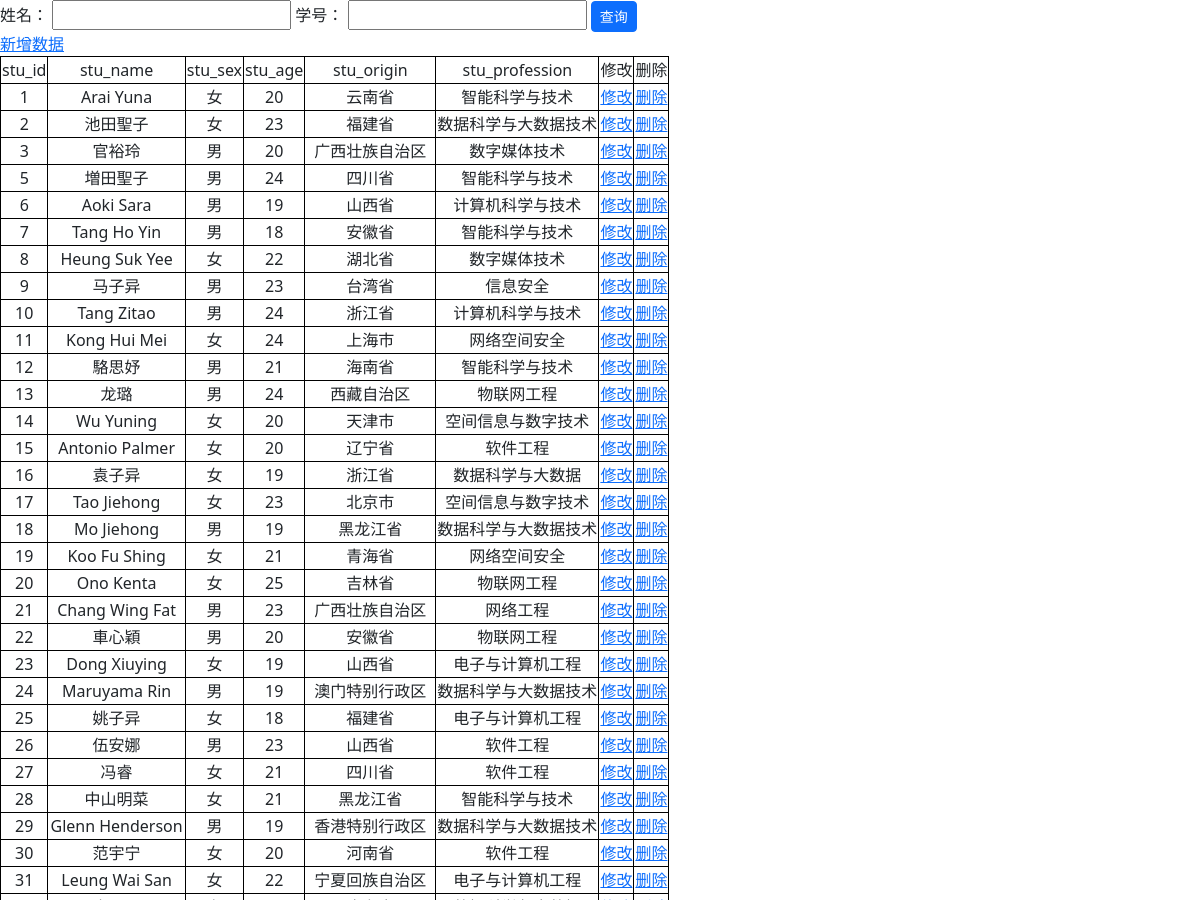
/ (signed in, upper part), run on an earlier commit of the app's database.
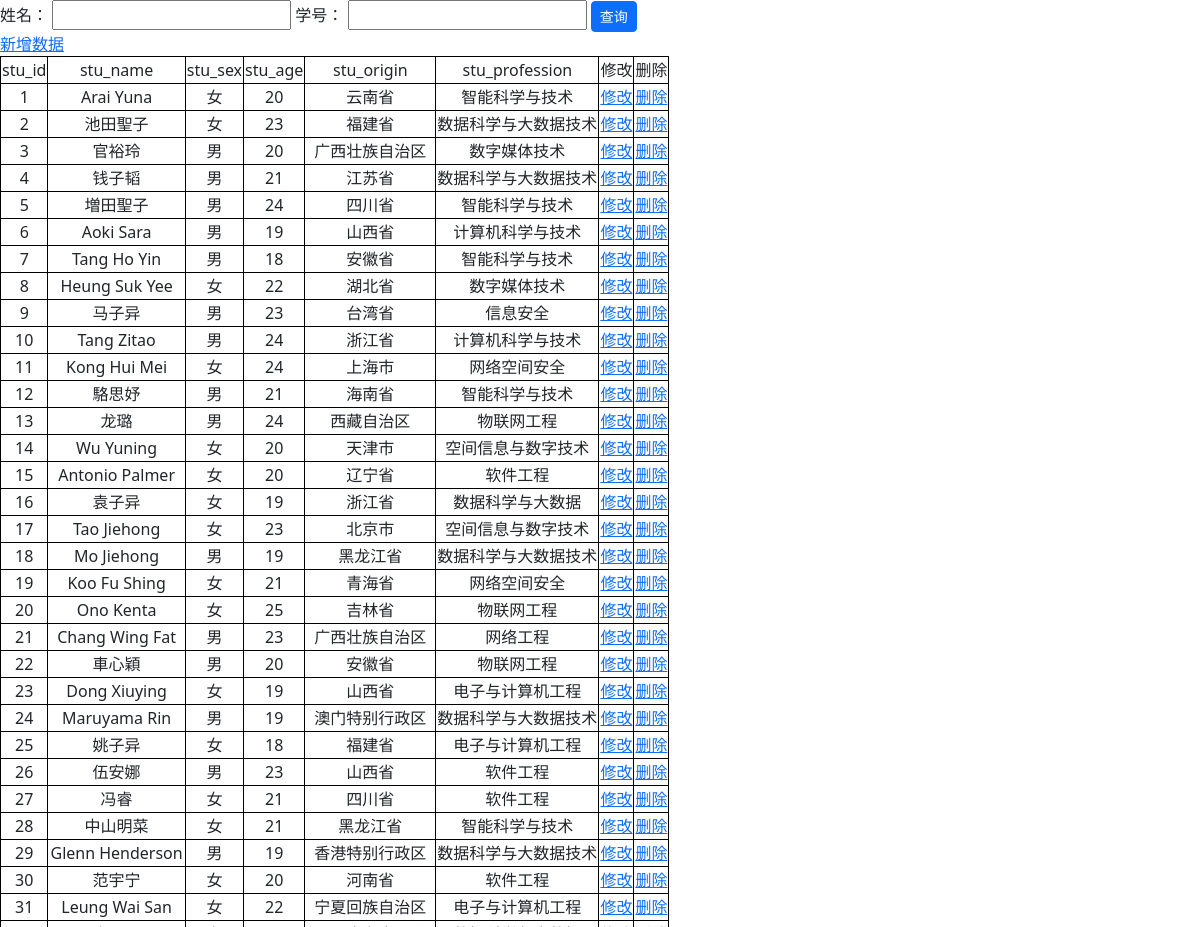
And on a later commit of the database.
### tables this page shows
CREATE TABLE student_info(
stu_id int primary key not null,
stu_name varchar(50) not null,
stu_sex char(2) not null,
stu_age int not null,
stu_origin varchar(50) not null,
stu_profession varchar(50) not null
);

### app.py (the view)
@app.route('/', methods=['GET'])
def index():
    if not checkLogin():
        return redirect(url_for('login'))
    ids = []
    values = []
    if "id" in request.args:
        ids.append('stu_id')
        stu_id = request.args.get("id", type=int)
        if stu_id != "":
            values.append(stu_id)
    if "name" in request.args:
        ids.append('stu_name')
        stu_name = request.args.get("name", type=str)
        if stu_name != "":
            values.append(stu_name)
    if len(ids) != 0:
        desp, results = db.Query2('student_info', ids, values)
    else:
        desp, results = db.selectAll('student_info')
    return render_template('show.html', results=results, desp=desp)

### app.py (called while the page is built)
def checkLogin():
    return True if 'username' in session else False

### db/sql_conn.py (called while the page is built)
def Close(conn):
    conn.close()

    def Open(self):
        conn = sqlite3.connect(self.database)
        return conn

    def selectAll(self, table):
        conn = self.Open()
        cur = conn.cursor()
        sql = "select * from %s" % table
        print(sql)
        cur.execute(sql)
        description = []
        for d in cur.description:
            description.append(d[0])
        result = cur.fetchall()
        cur.close()
        Close(conn)
        return description, result

### templates/show.html (shortened to what this page needs)
<!DOCTYPE html>
<html lang="en">
<head>
    <link href="/static/bootstrap/css/bootstrap.min.css" rel="stylesheet">
</head>
<body>
    <form>
        <label for="name">姓名：</label>
        <input type="text" name="name" id="name" />
        <label for="id">学号：</label>
        <input type="text" name="id" id="id" />
        <input type="submit" value="查询" class="btn btn-primary btn-sm" />
    </form>
    <a href="/add">新增数据</a>
    <br>
    <table>
        <tr>
            {% for d in desp %}
            <td>{{ d }}</td>
            {% endfor %}
            <td>修改</td>
            <td>删除</td>
        </tr>
        {% for item in results %}
        <tr>
            {% for v in item %}
            <td>{{ v }}</td>
            {% endfor %}
            <td><a href="/update?id={{ item[0] }}">修改</a></td>
            <td><a href="/delete/{{ item[0] }}">删除</a></td>
        </tr>
        {% endfor %}
    </table>
</body>
</html>

### templates/show.html (style rules this page uses)
table, tr, td { border: 1px solid black; text-align: center; }

What changed in the data, as far as the page shows it:
added student_info: item "4" "男" "21", stu_name "钱子韬", stu_origin "江苏省", stu_profession "数据科学与大数据技术"
